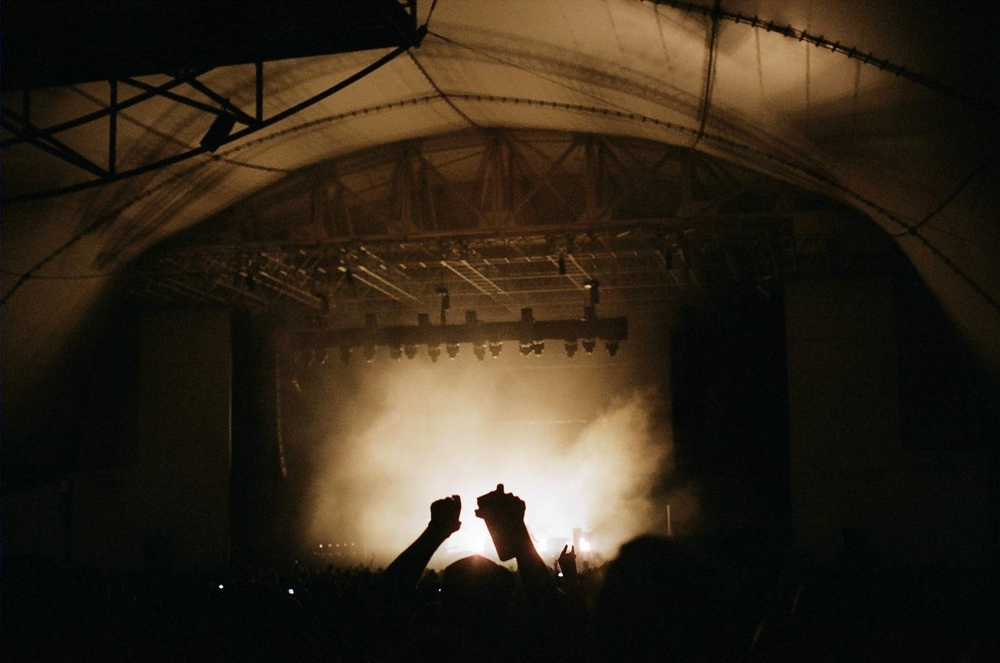
#> input picture tests/subtests-backup/1587512183.60.png, 1000 x 663 px, shrunk from 1544 x 1024 before the run
$ python sliceit.py ../tests/subtests-backup/1587512183.60.png 100 100
#> lines starting #> are read from the running program, lines starting #| are printed output that depends on the picture
import sys
import os
import argparse
import math
from PIL import Image

def sliceit(args):

    with Image.open(args.source) as img:
#> img is the input picture: PIL image 1000x663 RGB; mean R, G, B 49.3, 39.4, 26
        height = img.height
#> height = 663
        width = img.width
#> width = 1000
    rows = math.ceil(height / args.height)
#> rows = 7
    cols = math.ceil(width / args.width)
#> cols = 10
    total = rows * cols
#> total = 70
    print(total)
#| 70

    zf = len(str(total))
#> zf = 2
    x = 0
    y = 0
    xx = args.width
    yy = args.height
    z = 0
    img = Image.open(args.source)
    while True:
        base, ext = os.path.splitext(args.source)
        output = f"{base}-{str(z).zfill(zf)}{ext}"
        if xx > width:
            x = 0
            xx = args.width
            y += args.height
            yy += args.height
        if yy > height:
            print("All done!")
            sys.exit()
        box = (x,y,xx,yy)
        img.crop(box).save(output)
        x += args.width
        xx += args.width
        z += 1
#> this loop made 61 passes
#> pass 1, in sliceit, `img.crop(box).save(output)`:
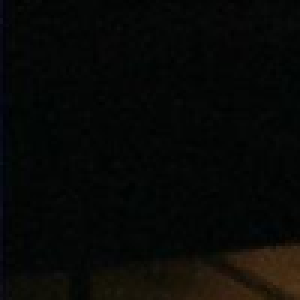
#> saved as 1587512183.60-00.png: PIL image 100x100 RGB (shown 3 times larger); mean R, G, B 7.8, 8.6, 6.5
#> pass 2, in sliceit, `img.crop(box).save(output)`:
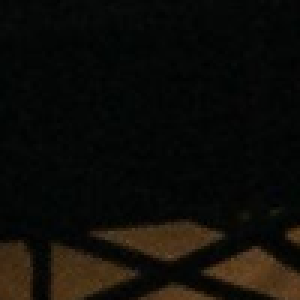
#> saved as 1587512183.60-01.png: PIL image 100x100 RGB (shown 3 times larger); mean R, G, B 14, 12.6, 8.3
#> after the loop, x = 0; xx = 100; y = 600; yy = 700; z = 60

def main(argv=None):
    argv = (argv or sys.argv)[1:]
    parser = argparse.ArgumentParser()
    parser.add_argument('source', type=str)
    parser.add_argument('height', type=int)
    parser.add_argument('width', type=int)
    parser.set_defaults(func=sliceit)
    args = parser.parse_args(argv)
    args.func(args)

if __name__ == '__main__':
    sys.exit(main())
#> (the program exits here)

$ run again, on tests/subtests-backup/1587512189.87.png
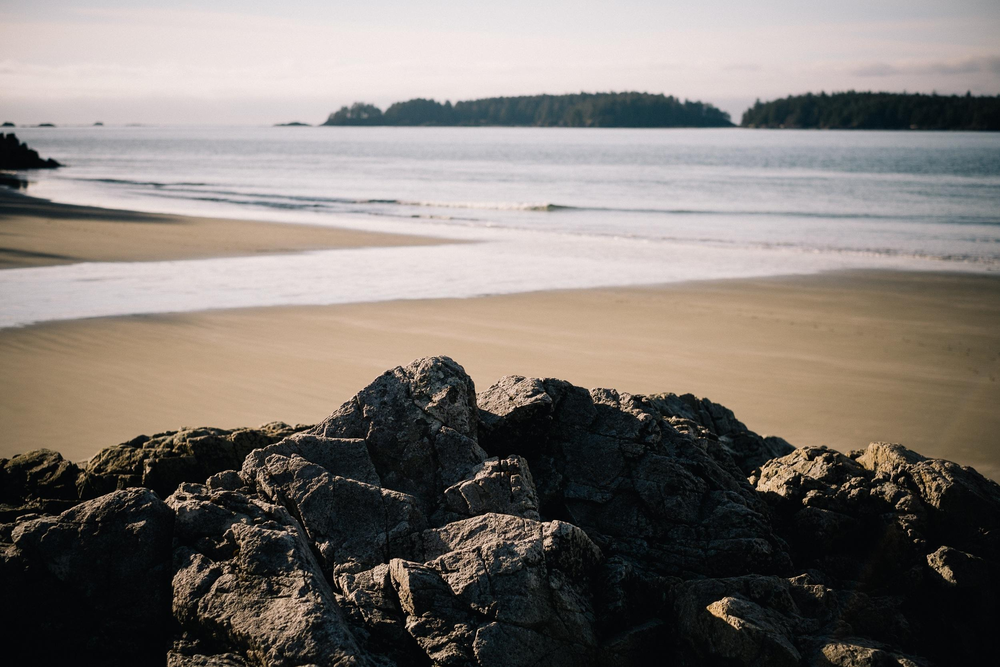
#> input picture tests/subtests-backup/1587512189.87.png, 1000 x 667 px, shrunk from 2500 x 1667 before the run
#> in sliceit, img is the input picture: PIL image 1000x667 RGB; mean R, G, B 127.3, 120.2, 114.6
#| 70
#> the loop in sliceit, `while True:` made 61 passes
#> pass 1, in sliceit, `img.crop(box).save(output)`:
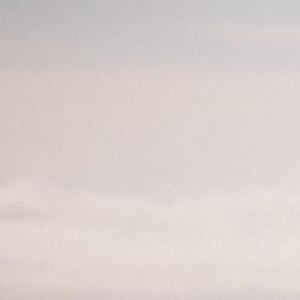
#> saved as 1587512189.87-00.png: PIL image 100x100 RGB (shown 3 times larger); mean R, G, B 218.9, 207.9, 206.1
#> after the loop in sliceit, `while True:`: x = 0; xx = 100; y = 600; yy = 700; z = 60

$ run again, on tests/subtests-backup/1587512191.99.png
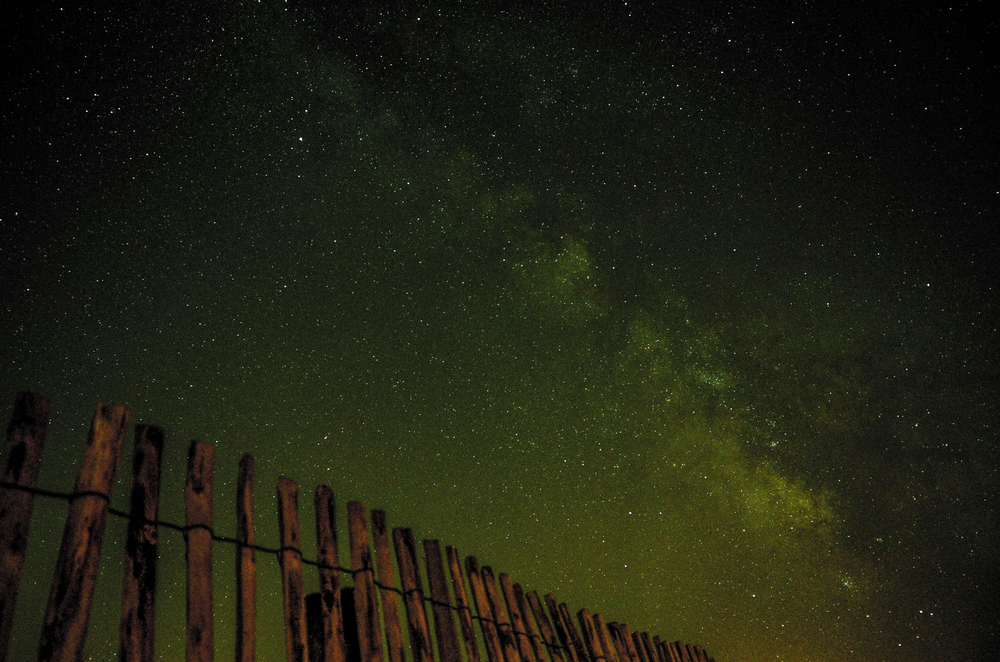
#> input picture tests/subtests-backup/1587512191.99.png, 1000 x 662 px, shrunk from 4928 x 3264 before the run
#> in sliceit, img is the input picture: PIL image 1000x662 RGB; mean R, G, B 31.3, 32.7, 17.9
#| 70
#> the loop in sliceit, `while True:` made 61 passes
#> pass 1, in sliceit, `img.crop(box).save(output)`:
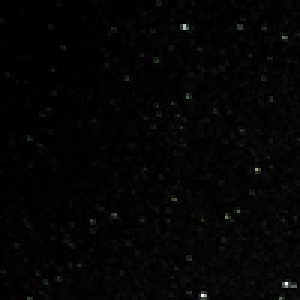
#> saved as 1587512191.99-00.png: PIL image 100x100 RGB (shown 3 times larger); mean R, G, B 4, 4.2, 4
#> pass 2, in sliceit, `img.crop(box).save(output)`:
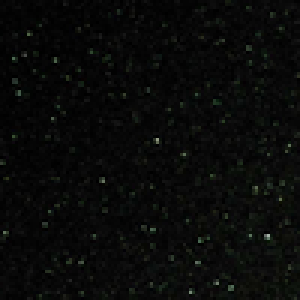
#> saved as 1587512191.99-01.png: PIL image 100x100 RGB (shown 3 times larger); mean R, G, B 9.1, 9.9, 8.8
#> after the loop in sliceit, `while True:`: x = 0; xx = 100; y = 600; yy = 700; z = 60
